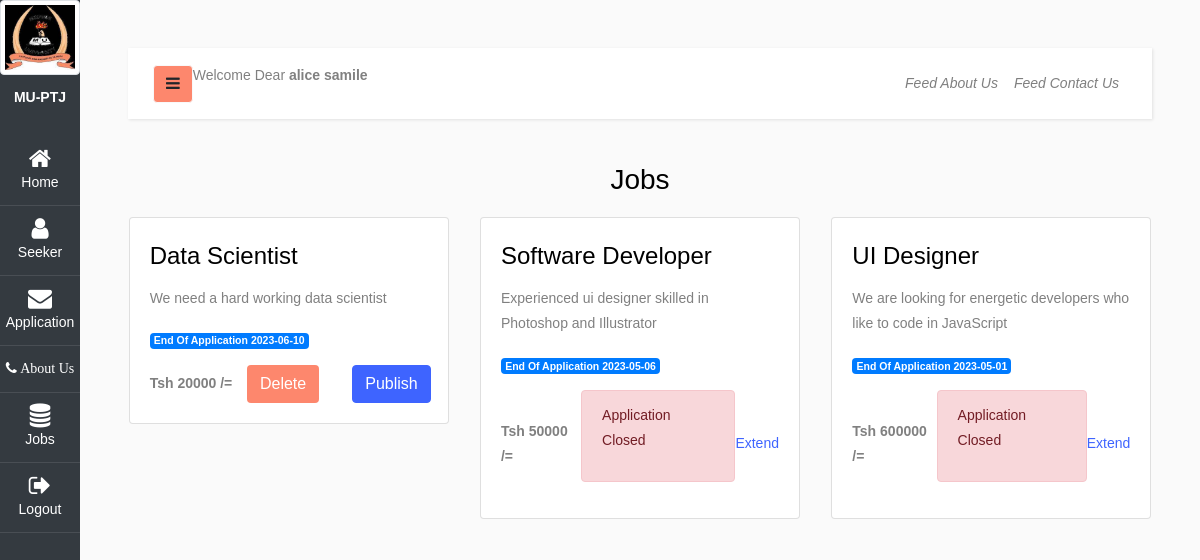
The app's page /view/jobPosted.php (signed in) with its own data.
### tables this page shows
CREATE TABLE `job` (
  `jobId` int(11) NOT NULL,
  `jobTitle` text NOT NULL,
  `jobDiscription` text NOT NULL,
  `jobSalary` int(11) NOT NULL,
  `datePosted` date NOT NULL,
  `endOfApllication` date NOT NULL,
  `postedBy` int(11) NOT NULL,
  `status` varchar(20) NOT NULL DEFAULT 'noPublish'
);

### asset/templates/viewJob.php (the view, shortened to what this page needs)
<div class="col-md-4 col-sm-6 my-2">
	<div class="card m-auto job" style="width: 20rem;">
		<div class="card-body">
			<h4 class="card-title"><?php echo $jobResult['jobTitle']; ?></h4>
			<p class="card-text"><?php echo $jobResult['jobDiscription']; ?></p>
			<p class="card-text badge badge-primary company">End Of Application <?php echo $jobResult['endOfApllication']; ?></p>
			<div style="display: flex; justify-content: space-between; align-items: center;">
				<div style="font-weight: 600;">Tsh <span class="salary"><?php echo $jobResult['jobSalary']; ?></span> /=</div>
				<?php
					if($_SESSION['userData']['role'] == "is_admin"):
						if($jobResult['endOfApllication'] <= date('Y-m-d')): ?>
							<div class="alert alert-danger">
								<p>Application Closed</p>
							</div><br>
							<a href="" data-target="#ExtendApplication<?php echo $jobResult['jobId']; ?>" data-toggle="modal">Extend</a>
						<?php else: ?>
						<div class="row">
							<div class="col-md-6">
								<button type="button" class="btn apply-button"
									data-pid="<?php echo $jobResult['jobId']; ?>"
									data-target="#deleteJob<?php echo $jobResult['jobId']; ?>" data-toggle="modal">
									<span class="text-white">
										Delete
									</span>
								</button>
							</div>
							<div class="col-md-6">
								<button type="button" class="btn btn-primary apply-button"
									data-pid="<?php echo $jobResult['jobId']; ?>"
									data-target="#publishJob<?php echo $jobResult['jobId']; ?>" data-toggle="modal">
									<span class="text-white">
										Publish
									</span>
								</button>
							</div>
						</div>
				<?php endif; else:
					if($jobResult['endOfApllication'] <= date('Y-m-d')): ?>
						<div class="alert alert-danger">
							<p>Application Closed</p>
						</div>
				<?php endif; endif; ?>
			</div>
		</div>
	</div>
</div>

### asset/templates/sourceFile.php (shortened to what this page needs)
<?php
    $server = 'http://' . $_SERVER['SERVER_NAME'] . '/jobPortal/' ;
?>
<!DOCTYPE html>
<html lang="en">
    <head>
        <link href="../asset/vendor/fontawesome-free/css/all.min.css" rel="stylesheet" type="text/css">
        <link rel="stylesheet" href="../asset/css/style.css">
        <link rel="stylesheet" href="https://cdnjs.cloudflare.com/ajax/libs/font-awesome/4.7.0/css/font-awesome.min.css">
    </head>
    <body>

### asset/templates/sidebar.php (shortened to what this page needs)
<?php
  require_once('../asset/templates/sourceFile.php');
?>
		<div class="wrapper d-flex align-items-stretch">
			<nav id="sidebar" class="active bg-dark">
				<p>
          <img src="../image/logo.jfif" class="mx-auto d-block img-thumbnail" alt="logo" width="80px">
          <a href="<?php echo $server; ?>view/" class="logo">MU-PTJ</a></p>
        <ul class="list-unstyled components mb-5">
          <li class="active">
            <a href="<?php echo $server; ?>view/"><span class="fa fa-home"></span> Home</a>
          </li>
          <?php
            if($_SESSION['userData']['role'] == "is_admin"): ?>
              <li>
                  <a href="<?php echo $server; ?>view/jobSeeker.php"><span class="fa fa-user"></span> Seeker</a>
              </li>
              <li>
                  <a href="<?php echo $server; ?>view/jobApplication.php"><span class="fa fa-envelope"></span> Application</a>
              </li>
              <li>
                <a class="nav-link" href="<?php echo $server; ?>view/contactAboutUs.php"><i class="fa fa-phone"> About Us</i></a>
              </li>
            <?php else: ?>
                  <li>
                    <a href="<?php echo $server; ?>view/jobApplicationResult.php"><span class="fa fa-envelope"></span> Application</a>
                  </li>
            <?php endif; ?>
          <li>
            <a href="<?php echo $server; ?>view/jobPosted.php"><span class="fa fa-database"></span> Jobs</a>
          </li>
          <li>
            <a href="<?php echo $server; ?>logout.php"><span class="fa fa-sign-out"></span> Logout</a>
          </li>
        </ul>
    	</nav>
      <div id="content" class="p-4 p-md-5">
        <nav class="navbar navbar-expand-lg navbar-light bg-white">
          <div class="container-fluid">
            <button type="button" id="sidebarCollapse" class="btn btn-light">
              <i class="fa fa-bars"></i>
            </button> <p> Welcome Dear <b><?php echo $_SESSION['userData']['fullName']; ?></b></p>
            <div class="collapse navbar-collapse" id="navbarSupportedContent">
              <ul class="nav navbar-nav ml-auto">
                <?php if($_SESSION['userData']['role'] == "is_staff"): ?>
                    <li class="nav-item">
                      <a class="nav-link" href="contactAboutUs.php"><i class="fa-fa-pencil-square-ot"> About Us</i></a>
                  </li>
                    <li class="nav-item">
                        <a class="nav-link" href="#">Portfolio</a>
                    </li>
                    <li class="nav-item">
                      <a class="nav-link" href="contactAboutUs.php"><i class="fa-fa-pencil-square-ot"> Contact Us </i></a>
                  </li>
                <?php else: ?>
                  <li class="nav-item">
                      <a class="nav-link" href="" data-toggle="modal" data-darget="#feedAboutUs"><i class="fa-fa-pencil-square-ot">Feed About Us</i></a>
                  </li>
                  <li class="nav-item">
                      <a class="nav-link" href="" data-toggle="modal" data-darget="#feedContactUs"><i class="fa-fa-pencil-square-ot">Feed Contact Us </i></a>
                  </li>
                <?php endif; ?>
              </ul>
            </div>
          </div>
        </nav>

### view/jobPosted.php (shortened to what this page needs)
<?php require_once('../asset/templates/sidebar.php');
    $checkComplation = $conn->query("SELECT complationStatus from user where userId = {$_SESSION['userData']['userId']} and role = 'is_staff' ");
    $getResult = mysqli_fetch_assoc($checkComplation);
    if(@$getResult['complationStatus'] == 'notFinish'): ?>
        <div class="container-fluid">
            <div class="alert alert-danger">
                <p>Complite Your Registration <span><a href="" data-target="#regstrationComplation" data-toggle="modal">Complite</a></span></p>
            </div>
        </div>
<?php else:?>
    <h3 class="text-center text-capitalize">Jobs</h3>
    <div class="row animated--grow-in">
        <div class="col-xl-12">
        <div class="row main-section">
            <?php
                if($_SESSION['userData']['role'] == "is_admin"):
                    $jobPosted_record = $conn->query("SELECT * FROM job ORDER BY datePosted DESC ");
                    $num_of_rows = mysqli_num_rows($jobPosted_record);
                    if ($num_of_rows > 0):
                        while($num_of_rows > 0):
                            $num_of_rows--;
                            $jobResult = mysqli_fetch_assoc($jobPosted_record);
                            include('../asset/templates/viewJob.php');
                        endwhile;
                    endif;
                endif;
            ?>
        </div>
    </div>
<?php
endif;
    require_once('../asset/templates/footer.php');
?>

### asset/templates/footer.php (shortened to what this page needs)
  </body>
</html>

### asset/templates/sourceFile.php (style rules this page uses)
.btn, .bg { background-color: #fd876d; }

### records on screen
job: jobTitle "Data Scientist", jobDiscription "We need a hard working data scientist", endOfApllication "2023-06-10", jobSalary "20000"
job: jobTitle "Software Developer", jobDiscription "Experienced ui designer skilled in Photoshop and Illustrator", endOfApllication "2023-05-06", jobSalary "50000"
job: jobTitle "UI Designer", jobDiscription "We are looking for energetic developers who like to code in JavaScript", endOfApllication "2023-05-01", jobSalary "600000"

### other values on screen
$_SESSION['userData']['fullName'] "alice samile"
